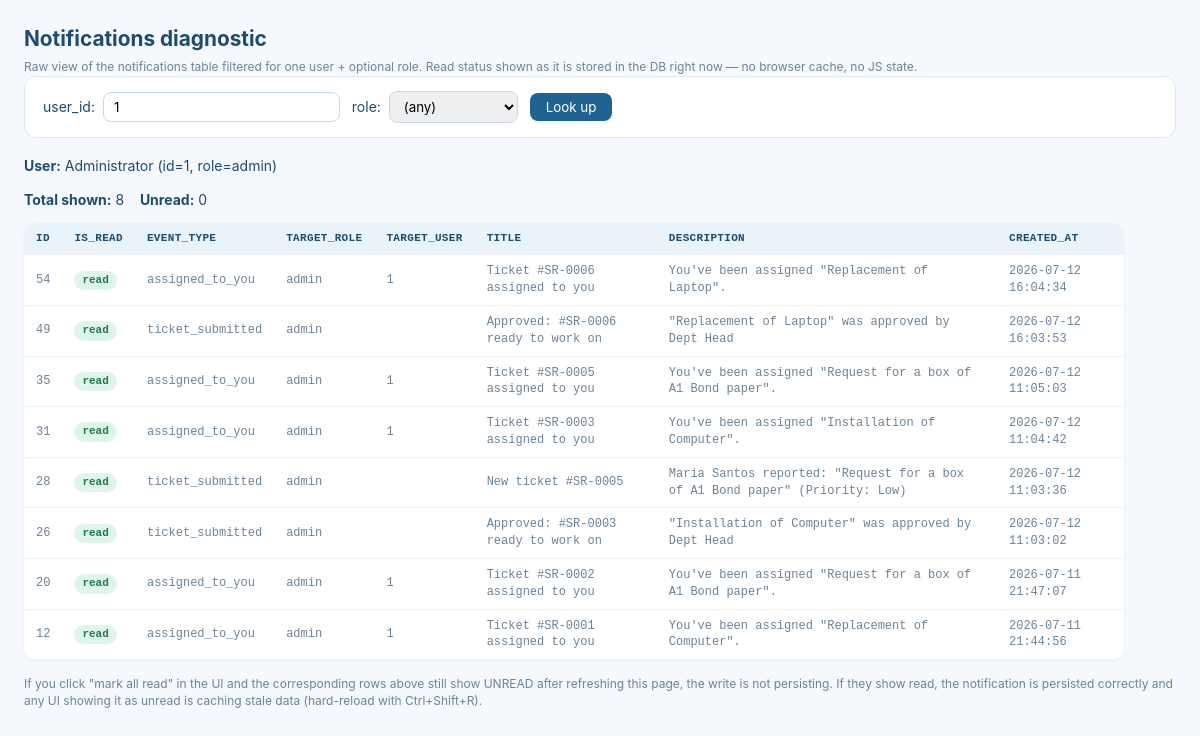
Screenshot of /csma_helpdesk/api/notifications_diag.php?user_id=1 with the database file from the repository.
### tables this page shows
CREATE TABLE `users` (
  `id` int(11) NOT NULL,
  `employee_id` varchar(50) DEFAULT NULL,
  `username` varchar(80) NOT NULL,
  `password` varchar(255) NOT NULL,
  `role` enum('admin','school_admin','dept_head','requester') NOT NULL,
  `full_name` varchar(150) NOT NULL,
  `email` varchar(150) DEFAULT NULL,
  `department` varchar(100) DEFAULT NULL,
  `department_id` int(11) DEFAULT NULL,
  `status` enum('Active','Inactive') NOT NULL DEFAULT 'Active',
  `is_active` tinyint(1) NOT NULL DEFAULT 1,
  `created_at` datetime NOT NULL DEFAULT current_timestamp()
);

CREATE TABLE `notifications` (
  `id` int(11) NOT NULL,
  `target_role` varchar(50) DEFAULT NULL,
  `target_user` int(11) DEFAULT NULL,
  `event_type` varchar(50) NOT NULL DEFAULT 'info',
  `title` varchar(150) NOT NULL,
  `description` text DEFAULT NULL,
  `link_url` varchar(255) DEFAULT NULL,
  `ticket_id` int(11) DEFAULT NULL,
  `is_read` tinyint(1) NOT NULL DEFAULT 0,
  `created_at` datetime NOT NULL DEFAULT current_timestamp()
);

### csma_helpdesk/api/notifications_diag.php (the view, shortened to what this page needs)
<?php
require_once 'config.php';
$userId = (int)($_GET['user_id'] ?? 0);
$role   = trim($_GET['role'] ?? '');
echo '<!doctype html><meta charset="utf-8"><title>Notifications diagnostic</title>';
echo '<h1>Notifications diagnostic</h1>';
echo '<div class="hint">Raw view of the notifications table filtered for one user + optional role. Read status shown as it is stored in the DB right now — no browser cache, no JS state.</div>';
echo '<form class="lookup" method="get">';
echo '  user_id: <input name="user_id" type="number" value="'.($userId?:'').'" placeholder="42">';
echo '  role: <select name="role"><option value="">(any)</option>';
echo '</select>';
echo '  <button type="submit">Look up</button>';
echo '</form>';
try {
    $u = $pdo->prepare("SELECT id, full_name, role FROM users WHERE id = :id");
    $u->execute([':id' => $userId]);
    $ur = $u->fetch();
    echo '<p><strong>User:</strong> '.htmlspecialchars($ur['full_name']).' (id='.$ur['id'].', role='.$ur['role'].')</p>';
    $sql = "SELECT id, target_role, target_user, event_type, title, description,
                   is_read, created_at
            FROM notifications
            WHERE target_user = :uid";
    $params = [':uid' => $userId];
    if ($role !== '') {
        $sql .= " OR target_role = :role";
        $params[':role'] = $role;
    } else {
        $sql .= " OR target_role = :urole";
        $params[':urole'] = $ur['role'];
    }
    $sql .= " ORDER BY created_at DESC LIMIT 60";
    $stmt = $pdo->prepare($sql);
    $stmt->execute($params);
    $rows = $stmt->fetchAll();
    $unread = 0; foreach ($rows as $r) if (!$r['is_read']) $unread++;
    echo '<p><strong>Total shown:</strong> '.count($rows).' &nbsp;&nbsp; <strong>Unread:</strong> '.$unread.'</p>';
    echo '<table><thead><tr>';
    foreach (['id','is_read','event_type','target_role','target_user','title','description','created_at'] as $c) {
        echo '<th>'.$c.'</th>';
    }
    echo '</tr></thead><tbody>';
    foreach ($rows as $r) {
        $cls = $r['is_read'] ? 'read' : 'unread';
        $pill = $r['is_read']
            ? '<span class="pill read">read</span>'
            : '<span class="pill unread">UNREAD</span>';
        echo "<tr class=\"$cls\">";
        echo '<td>'.$r['id'].'</td>';
        echo '<td>'.$pill.'</td>';
        echo '<td>'.htmlspecialchars((string)$r['event_type']).'</td>';
        echo '<td>'.htmlspecialchars((string)$r['target_role']).'</td>';
        echo '<td>'.htmlspecialchars((string)$r['target_user']).'</td>';
        echo '<td>'.htmlspecialchars((string)$r['title']).'</td>';
        echo '<td>'.htmlspecialchars(mb_strimwidth((string)$r['description'],0,80,'…')).'</td>';
        echo '<td>'.htmlspecialchars((string)$r['created_at']).'</td>';
        echo '</tr>';
    }
    echo '</tbody></table>';
    echo '<p class="hint" style="margin-top:16px;">If you click "mark all read" in the UI and the corresponding rows above still show UNREAD after refreshing this page, the write is not persisting. If they show read, the notification is persisted correctly and any UI showing it as unread is caching stale data (hard-reload with Ctrl+Shift+R).</p>';
} catch (PDOException $e) {
    echo '<pre style="color:#b23434">DB error: '.htmlspecialchars($e->getMessage()).'</pre>';
}

### csma_helpdesk/api/notifications_diag.php (style rules this page uses)
h1 { font-size:1.3rem;margin:0 0 6px; }
.lookup { background:#fff;padding:14px 18px;border-radius:12px;border:1px solid #dbe6f0;margin-bottom:18px; }
.lookup input,.lookup select { padding:6px 10px;border:1px solid #c9d8e6;border-radius:8px;margin:0 8px 0 4px;font-family:inherit; }
.lookup button { padding:6px 16px;background:#1f6392;color:#fff;border:none;border-radius:8px;cursor:pointer;font-family:inherit; }
table { border-collapse:collapse;background:#fff;width:100%;max-width:1100px;border-radius:12px;overflow:hidden;box-shadow:0 1px 3px rgba(0,0,0,0.05); }
th,td { padding:8px 12px;text-align:left;border-bottom:1px solid #eef2f6;font-family:ui-monospace,Consolas,monospace;font-size:12px; }
th { background:#eaf2fa;color:#1c4c6e;font-weight:600;font-size:11px;text-transform:uppercase;letter-spacing:0.03em; }
tr.read td { color:#6b8399; }
.pill { display:inline-block;padding:2px 8px;border-radius:12px;font-size:11px;font-weight:600; }
.pill.read { background:#e0f5e9;color:#1e7a4a; }
.hint { color:#6b8399;font-size:12px;margin-top:4px; }

### rows the page displays
users: full_name "Administrator", id "1", role "admin"
notifications: id "54", is_read "read", event_type "assigned_to_you", target_role "admin", target_user "1", title "Ticket #SR-0006 assigned to you", description "You've been assigned \"Replacement of Laptop\".", created_at "2026-07-12 16:04:34"
notifications: id "49", is_read "read", event_type "ticket_submitted", target_role "admin", title "Approved: #SR-0006 ready to work on", description "\"Replacement of Laptop\" was approved by Dept Head", created_at "2026-07-12 16:03:53"
notifications: id "35", is_read "read", event_type "assigned_to_you", target_role "admin", target_user "1", title "Ticket #SR-0005 assigned to you", description "You've been assigned \"Request for a box of A1 Bond paper\".", created_at "2026-07-12 11:05:03"
notifications: id "31", is_read "read", event_type "assigned_to_you", target_role "admin", target_user "1", title "Ticket #SR-0003 assigned to you", description "You've been assigned \"Installation of Computer\".", created_at "2026-07-12 11:04:42"
notifications: id "28", is_read "read", event_type "ticket_submitted", target_role "admin", title "New ticket #SR-0005", description "Maria Santos reported: \"Request for a box of A1 Bond paper\" (Priority: Low)", created_at "2026-07-12 11:03:36"
notifications: id "26", is_read "read", event_type "ticket_submitted", target_role "admin", title "Approved: #SR-0003 ready to work on", description "\"Installation of Computer\" was approved by Dept Head", created_at "2026-07-12 11:03:02"
notifications: id "20", is_read "read", event_type "assigned_to_you", target_role "admin", target_user "1", title "Ticket #SR-0002 assigned to you", description "You've been assigned \"Request for a box of A1 Bond paper\".", created_at "2026-07-11 21:47:07"
notifications: id "12", is_read "read", event_type "assigned_to_you", target_role "admin", target_user "1", title "Ticket #SR-0001 assigned to you", description "You've been assigned \"Replacement of Computer\".", created_at "2026-07-11 21:44:56"

### other values shown
count($rows) "8"
$unread "0"
$c "ID"
$c "IS_READ"
$c "EVENT_TYPE"
$c "TARGET_ROLE"
$c "TARGET_USER"
$c "TITLE"
$c "DESCRIPTION"
$c "CREATED_AT"
